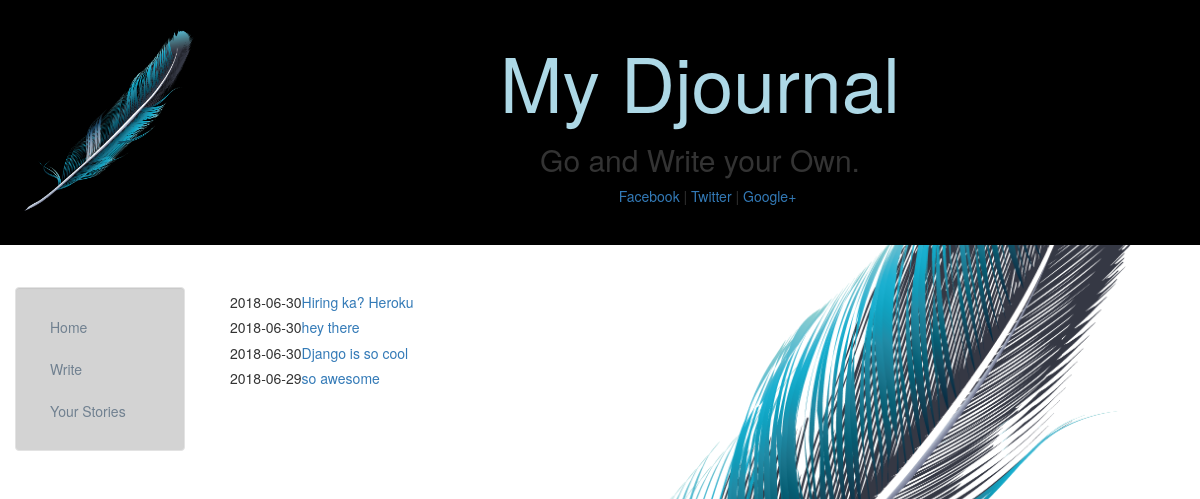
Screenshot of /blog/ with the database file from the repository.
### blog/models.py (models this page shows, shortened)
class Post(models.Model):
	title = models.CharField(max_length=140)
	body = models.TextField()
	date = models.DateTimeField()

### blog/templates/blog/blog.html
{% extends "personal/header.html" %}
{% block content %}
	{% for post in object_list %}
		<h5>{{post.date|date:"Y-m-d"}}<a href="/blog/{{post.id}}">{{post.title}}</a></h5>
	{% endfor %}
{% endblock %}

### personal/templates/personal/header.html (style rules this page uses)
html, body { height:100% background-position: center; background-repeat: no-repeat; background-size: cover; }

### rows the page displays
Post: date "2018-06-30", title "Hiring ka? Heroku"
Post: date "2018-06-30", title "hey there"
Post: date "2018-06-30", title "Django is so cool"
Post: date "2018-06-29", title "so awesome"
